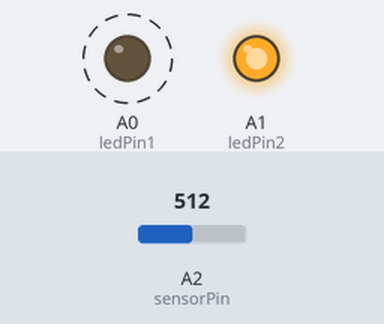
Simulated run of this sketch. Board: Arduino Uno, built with avr-gcc and run on an emulated ATmega328P. On the bench: output pins drawn as LEDs (lit = HIGH). Dashed ring = blinking. The test bench sets the inputs (shaded band); at power-on: A2 (sensorPin) = 512.

Above: at 1.8 s.
1.9 s: A2 (sensorPin) set to 492
At 3.1 s:
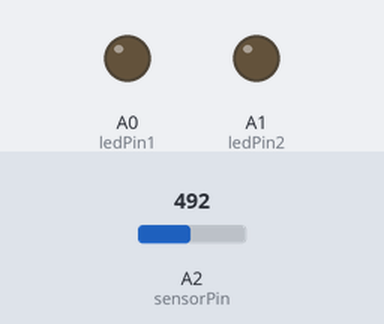
3.5 s: A2 (sensorPin) set to 510
At 3.9 s:
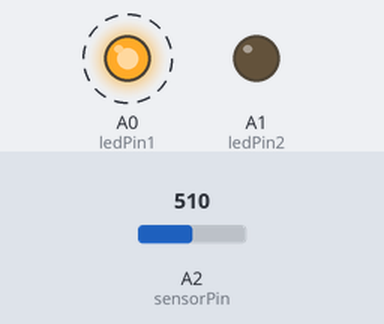
7.5 s: A2 (sensorPin) set to 490
At 8.5 s:
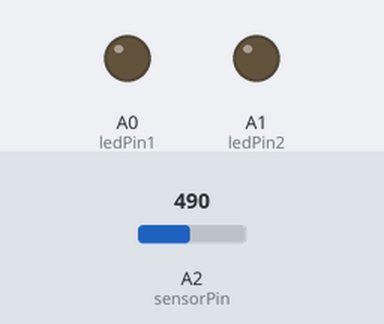
9.0 s: A2 (sensorPin) set to 511
At 9.9 s:
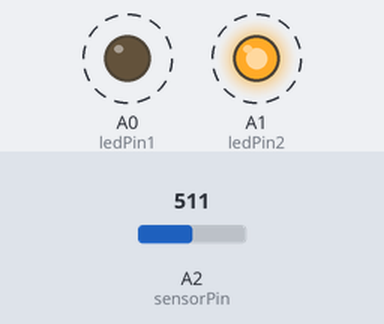
Timing chart, 0 to 14.0 s (numbered marks = the images above; inputs shaded):
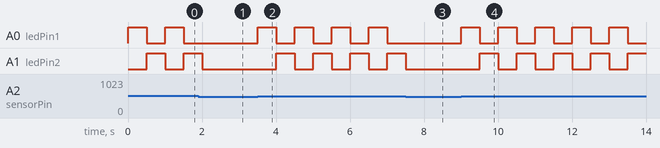

The sketch:

cau6.ino
```cpp
int ledPin1 = A0;
int ledPin2 = A1;


int sensorPin = A2;

void setup()
{
  pinMode(ledPin1, OUTPUT);
  pinMode(ledPin2, OUTPUT);
  pinMode(sensorPin, INPUT);
}

void loop()
{
  int sensorValue = analogRead(sensorPin);
  if (sensorValue > 500)
  {
    flashAlternate();
  } else
  {
    analogWrite(ledPin1, 0);
    analogWrite(ledPin2, 0);
  }
}


void flashAlternate()
{
  analogWrite(ledPin1, 255);
  analogWrite(ledPin2, 0);
  delay(500);
  analogWrite(ledPin1, 0);
  analogWrite(ledPin2, 255);
  delay(500);
}
```

Measured:
- the behaviour switches between 501 and 500 on A2 (sensorPin) (found by bisection; images 0 and 1)
- after the input at 1.9 s, A0 (ledPin1): stays LOW (without the input it goes to HIGH after 0.10 s); A1 (ledPin2): goes on until 2.0 s, then stays LOW
- after the input at 3.5 s, A0 (ledPin1): alternates HIGH for 0.50 s and LOW for 0.50 s, starting at once; A1 (ledPin2): alternates HIGH for 0.50 s and LOW for 0.50 s, starting after 0.50 s
- after the input at 7.5 s, A0 (ledPin1): stays LOW (without the input it goes to HIGH after 0.00 s); A1 (ledPin2): goes on until 7.5 s, then stays LOW
- after the input at 9.0 s, A0 (ledPin1): alternates HIGH for 0.50 s and LOW for 0.50 s, starting at once; A1 (ledPin2): alternates HIGH for 0.50 s and LOW for 0.50 s, starting after 0.50 s
- by itself, A0 (ledPin1): alternates HIGH for 0.50 s and LOW for 0.50 s
